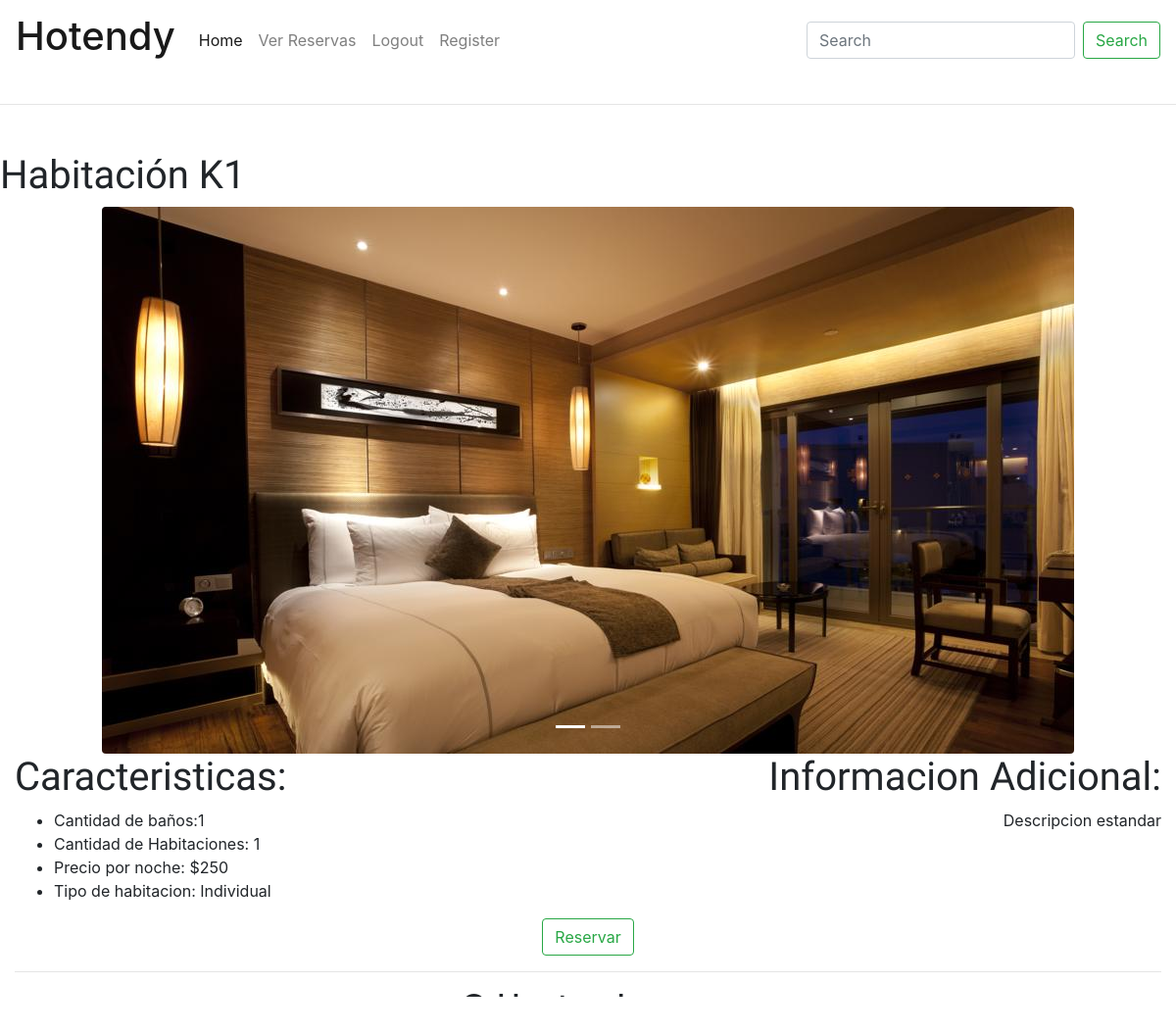
The app's page /habitacion/11/ (signed in), older data.
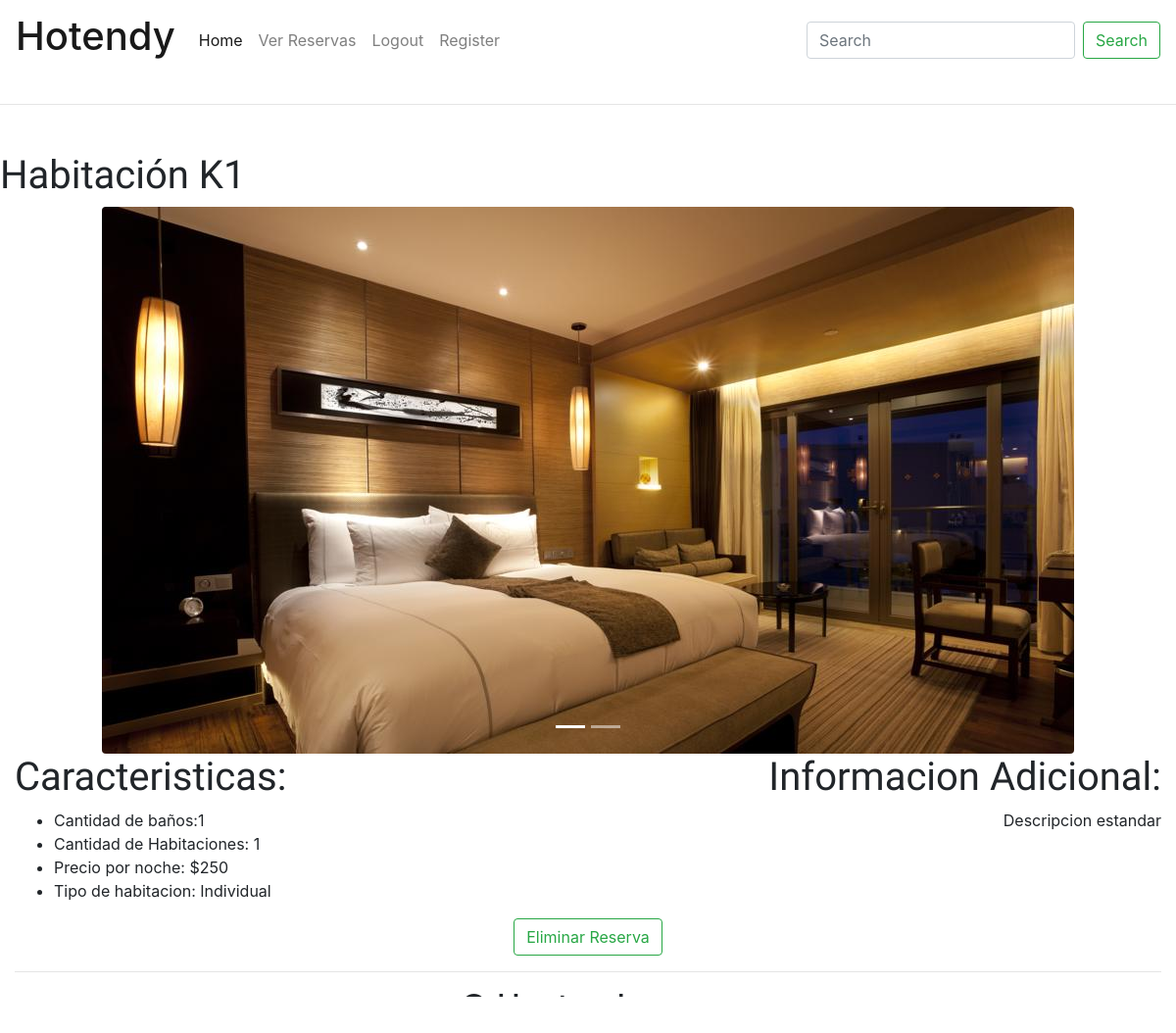
The same page, newer data.
### Proyecto/views.py (the view)
# urls.py: path('habitacion/<str:Habitacion>/',HabitacionView,name='habitaciones'),
def HabitacionView(request, Habitacion):
    from .models import Habitacion as habitacion
    habitaciones = habitacion.objects.get(pk=Habitacion)
    hotel = Hotel.objects.all()
    search_post = request.GET.get('search')
    str(search_post)
    if search_post:
        hotel = Hotel.objects.filter(Q(nombre__icontains=search_post))
    else:
        pass
    context = {
        'habitacion': habitaciones,
        'hotel': hotel,
    }
    return render(request, 'Proyecto/habitaciones.html', context)

### templates/Proyecto/habitaciones.html (shortened to what this page needs)
{% extends "Proyecto/home2.html" %}
{% load staticfiles %}
{% block styles %}
<link rel="stylesheet" href="{% static 'style_hab_reserva.css' %}">
{% endblock %}
{% block content %}
    <br>
    <h1 id="numhab"> Habitación {{ habitacion.num_habitacion }}</h1>
    <div id="carouselExampleIndicators" class="carousel slide" data-ride="carousel">
        <ol class="carousel-indicators">
            <li data-target="#carouselExampleIndicators" data-slide-to="0" class="active"></li>
            <li data-target="#carouselExampleIndicators" data-slide-to="1"></li>
        </ol>
        <div class="carousel-inner">
            <div class="carousel-item active ">
                <img class="rounded mx-auto d-block" src="/media/{{ habitacion.img_habitacion }}" class="d-block "
                     alt="Imagen de la habitacion">
            </div>
        </div>
    </div>
    <div class="container-fluid" id="Descripcion">
        <div class="row">
            <div class="col-md">
                <h1 class="hab_estilo_descp">Caracteristicas:</h1>
                <ul>
                    <li>Cantidad de baños:{{ habitacion.cant_banios }}</li>
                    <li>Cantidad de Habitaciones: {{ habitacion.cant_dormitorios }}</li>
                    <li>Precio por noche: ${{ habitacion.precio_noche }}</li>
                    <li>Tipo de habitacion: {{ habitacion.tipo_habitacion }}</li>
                </ul>
            </div>
            <div class="col-md" id="infhab">
                <h1 class="hab_estilo_descp">Informacion Adicional:</h1>
                <p>{{ habitacion.descripcion }}</p>
            </div>
        </div>
    </div>
    <div class="row text-center"  >
        {% if request.user.is_authenticated and habitacion.estado == "Disponible" %}
            <div class="col-12 ">
                <a type="Summy" href={% url "reservar" habitacion.id %}>
                    <button class="btn btn-outline-success my-2 my-sm-0 zoom">Reservar</button>
            </div>
        {% elif request.user.is_authenticated and habitacion.estado == "Ocupado" %}
            <div class="col-12">
                <a type="Summy" href={% url "eliminar_reserva" habitacion.id %}>
                    <button class="btn btn-outline-success my-2 my-sm-0 zoom">Eliminar Reserva</button>
                </a>
            </div>
        {% endif %}
    </div>
{% endblock %}
{% block footer %}
    <footer>
        <div class="container-fluid padding">
            <div class="row text-center">
                <div class="col-12">
                    <hr class="light">
                    <h2>&copy; Hontendy.com</h2>
                </div>
            </div>
        </div>
    </footer>
{% endblock %}

Row changes from the older to the newer data that the page shows:
changed Habitacion "Individual": estado "Disponible" → "Ocupado" (drawn)
Text that changed along with them:
text no longer shown: "Reservar"
text now shown: "Eliminar Reserva"
